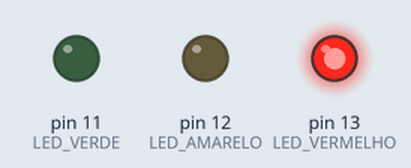
This sketch was run on a simulated Arduino Uno, built with avr-gcc and run on an emulated ATmega328P. Parts: output pins drawn as LEDs (lit = HIGH).

Above: at 3.0 s.
At 10.0 s:
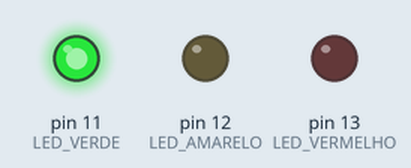
At 13.0 s:
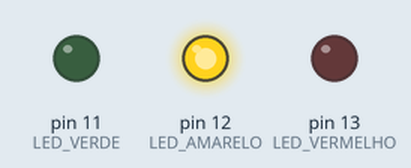
Timing chart, 0 to 18.2 s (numbered marks = the images above):
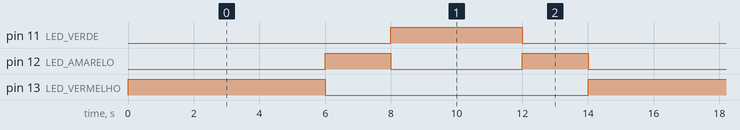

Measured:
- by itself, pin 11 (LED_VERDE): alternates HIGH for 4.0 s and LOW for 10.0 s
- by itself, pin 12 (LED_AMARELO): repeats every 14.0 s: LOW 4.0 s, HIGH 2.0 s, LOW 6.0 s, HIGH 2.0 s
- by itself, pin 13 (LED_VERMELHO): alternates HIGH for 6.0 s and LOW for 8.0 s

The sketch:

Semaforo.ino
```cpp
void setup() {
  pinMode(13, OUTPUT); //LED VERMELHO
  pinMode(12, OUTPUT); //LED AMARELO
  pinMode(11, OUTPUT); //LED VERDE
}

void loop() {
  digitalWrite(13, HIGH); //LIGA LED VERMELHO
  delay(6000); //Espera 6 segundos
  digitalWrite(13, LOW); //DESLIGA LED VERMELHO

  digitalWrite(12, HIGH); //LIGA LED AMARELO
  delay(2000); //Espera 2 segundos
  digitalWrite(12, LOW); //DESLIGA LED AMARELO

  digitalWrite(11, HIGH); //LIGA LED VERDE
  delay(2000); //Espera 2 segundos
  digitalWrite(11, LOW); //DESLIGA LED VERDE

  digitalWrite(11, HIGH); //LIGA LED VERDE
  delay(2000); //Espera mais 2 segundos
  digitalWrite(11, LOW); //DESLIGA LED VERDE

  digitalWrite(12, HIGH); //LIGA LED AMARELO
  delay(2000); //Espera 2 segundos
  digitalWrite(12, LOW); //DESLIGA LED AMARELO
}
```
